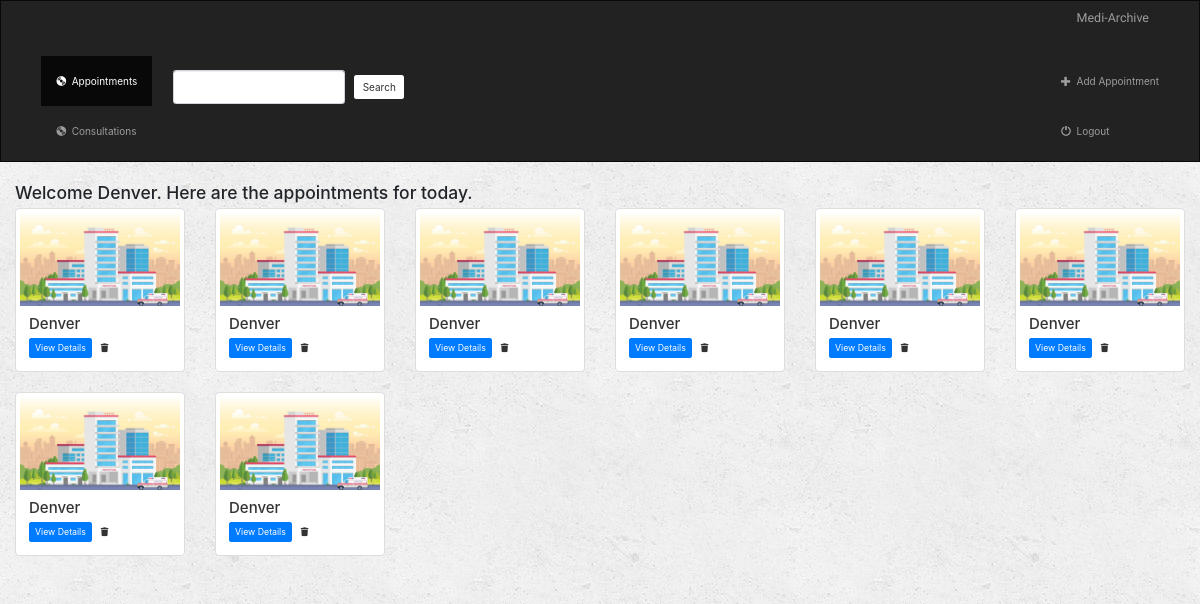
The app's page /the_user/ (signed in) with its own data.
### the_user/models.py (models this page shows, shortened)
class Appointment(models.Model):
    user = models.ForeignKey(User, default=1, on_delete=models.CASCADE)
    date = models.CharField(max_length=20)
    patient_name = models.CharField(max_length=250)
    doctor = models.CharField(max_length=250)
    time = models.CharField(max_length=25)
    file_number = models.CharField(max_length=20)
    is_doctor = models.BooleanField(default=False)

### the_user/views.py (the view)
# urls.py: path('', views.index, name='index'),
def index(request):
    if not request.user.is_authenticated:
        return render(request, 'the_user/login.html')
    else:
        appointments = Appointment.objects.filter(user=request.user)
        consultation_results = Consultation.objects.all()
        query = request.GET.get("q")
        if query:
            appointments = appointments.filter(
                Q(doctor__icontains=query) |
                Q(patient_name__icontains=query)
            ).distinct()
            consultation_results = consultation_results.filter(
                Q(doctor__icontains=query)
            ).distinct()
            return render(request, 'the_user/index.html', {
                'appointments': appointments,
                'consultations': consultation_results,
            })
        else:
            return render(request, 'the_user/index.html', {'appointments': appointments})

### the_user/templates/the_user/index.html (shortened to what this page needs)
{% extends 'the_user/base.html' %}
{% load static %}
{% block appointments_active %} active {% endblock %}
{% block body %}
 <div class="appointments-container container-fluid">
     <div class="row">
         <div class="col-sm-12">
             <h3> Welcome {{ user.username }}. Here are the appointments for today.</h3>
         </div>
         {% if appointments %}
           {% for appointment in appointments %}
                <div class="col-sm-4 col-lg-2">
                    <div class="thumbnail">
                        <a href="{% url 'the_user:detail' appointment.id %}">
                            <img src="../../static/images/hospital.jpg" class="img-responsive">
                        </a>
                        <div class="caption">
                            <h4> {{ appointment.doctor }}</h4>
                            <a href="{% url 'the_user:detail' appointment.id %}" class="btn btn-primary btn-sm" role="button">View Details</a>
                            <form action="{% url 'the_user:delete_appointment' appointment.id %}" method="post" style="display: inline;">
                                <button type="submit" class="btn btn-default btn-sm">
                                    <i class="fa fa-trash"></i>
                                </button>
                            </form>
                        </div>
                    </div>
                </div>
            {% endfor %}
      {% endif %}
  </div>
 </div>
{% endblock %}

### MyDoc/static/MyDoc/css/main.css (style rules this page uses)
body { background: #f7f6f8; color: #333333; margin-top: 5rem; }
h1, h2, h3, h4, h5, h6 { color: #444444; }

### MyDoc/static/MyDoc/css/index.css (style rules this page uses)
html { margin: 0; padding: 0; box-sizing: border-box; font-family: 'poppins', Sans-Serif; font-size: 16px; overflow-x: hidden; overflow-y: hidden; }
body { margin: 0; padding: 0; font-size: 16px; color: #333; overflow: auto; height: 100vh; overflow-x: hidden; }

### the_user/static/the_user/style.css (style rules this page uses)
body { background: white url("../images/background.png"); overflow: scroll; }

### records on screen
Appointment: doctor "Denver"
Appointment: doctor "Denver"
Appointment: doctor "Denver"
Appointment: doctor "Denver"
Appointment: doctor "Denver"
Appointment: doctor "Denver"
Appointment: doctor "Denver"
Appointment: doctor "Denver"

### other values on screen
{{ user.username }} "Denver"
